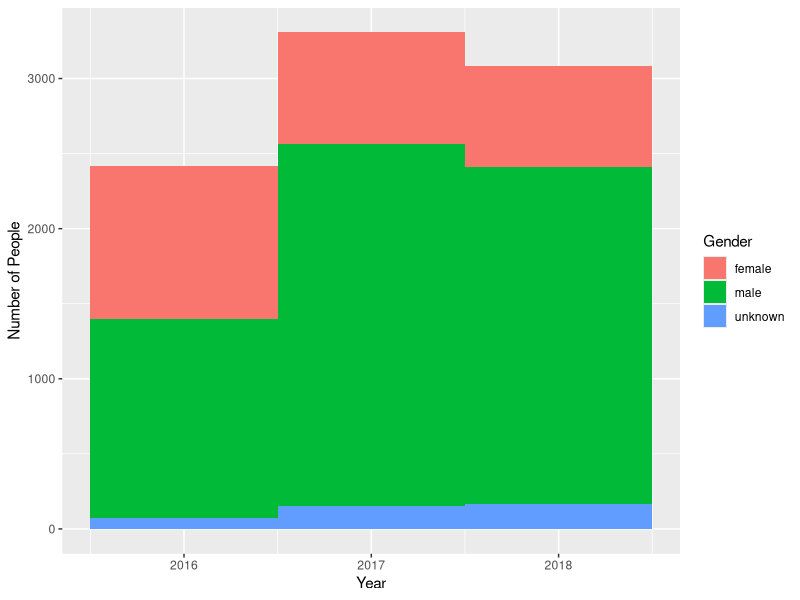
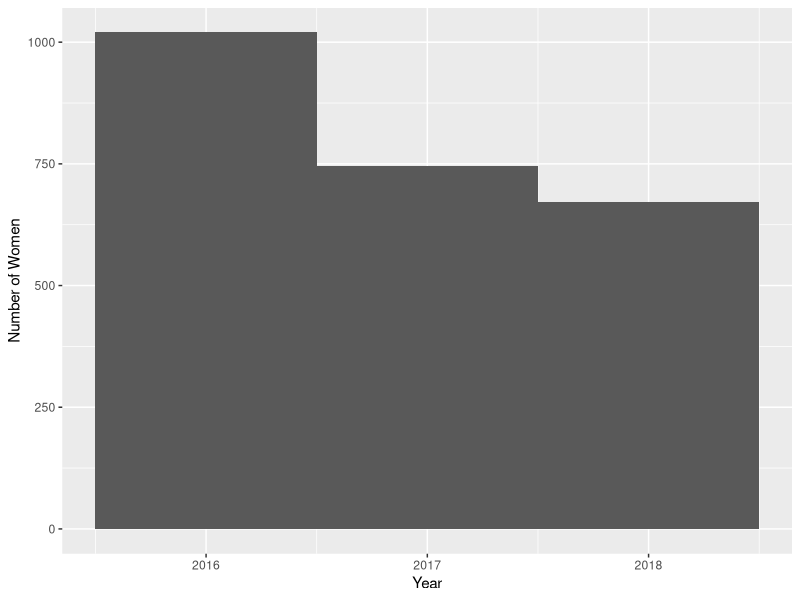
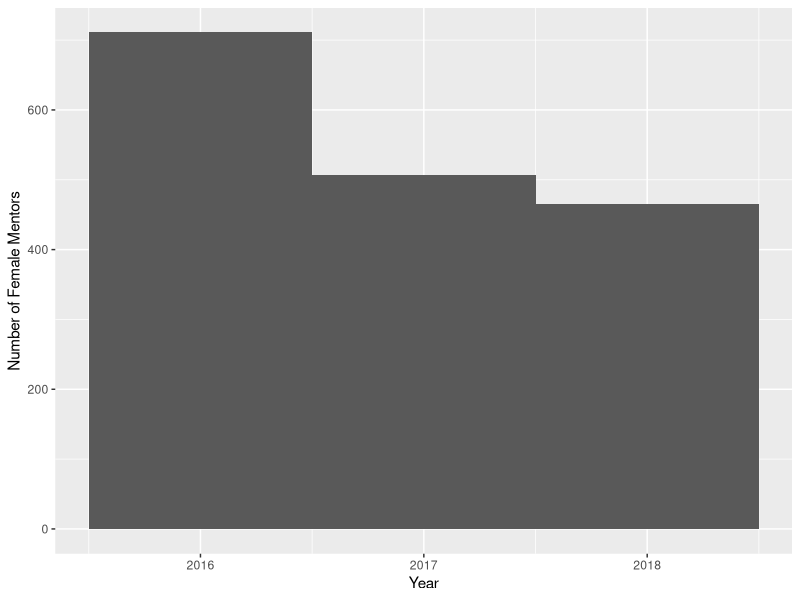
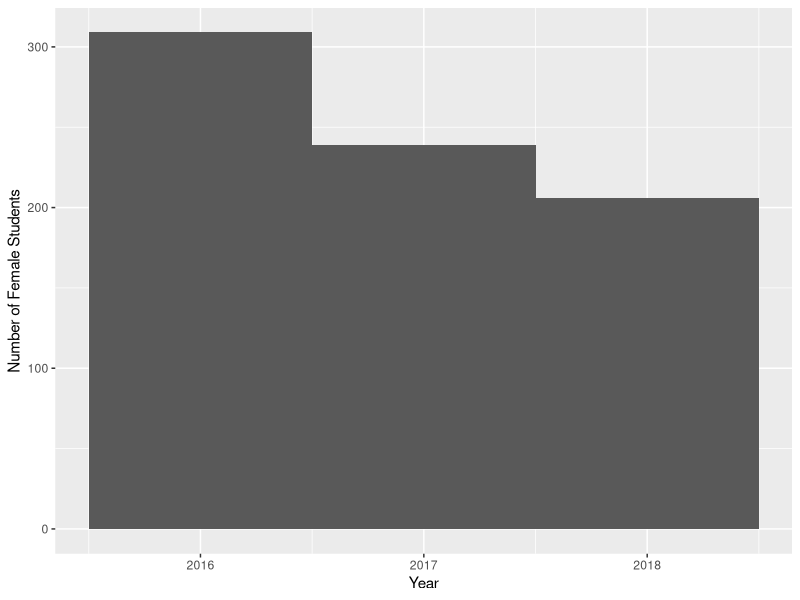
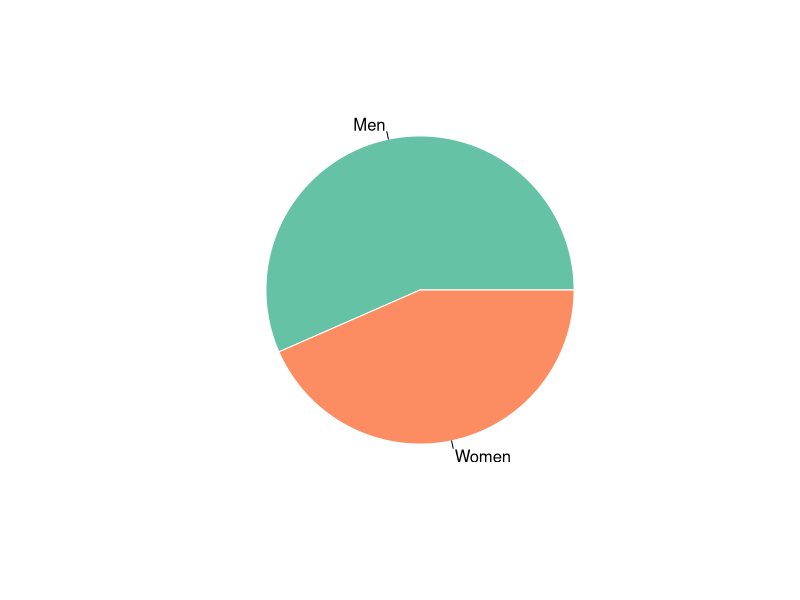
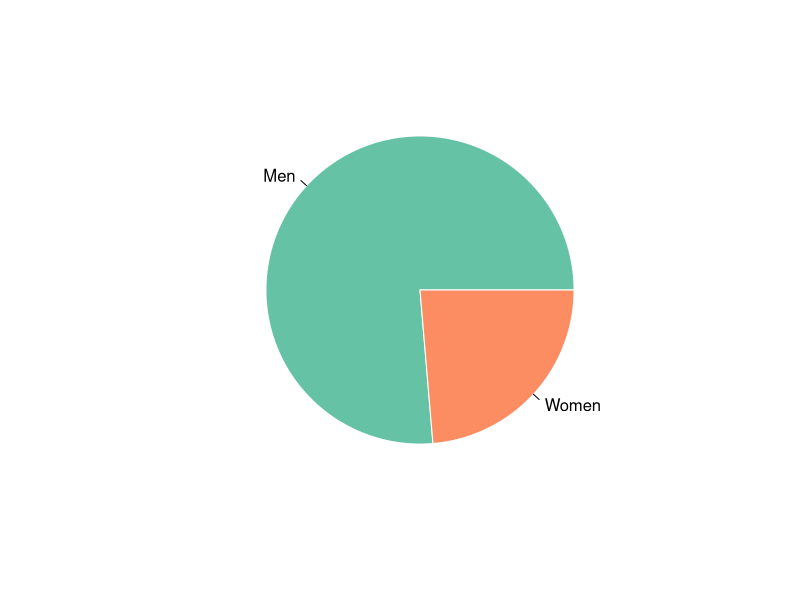
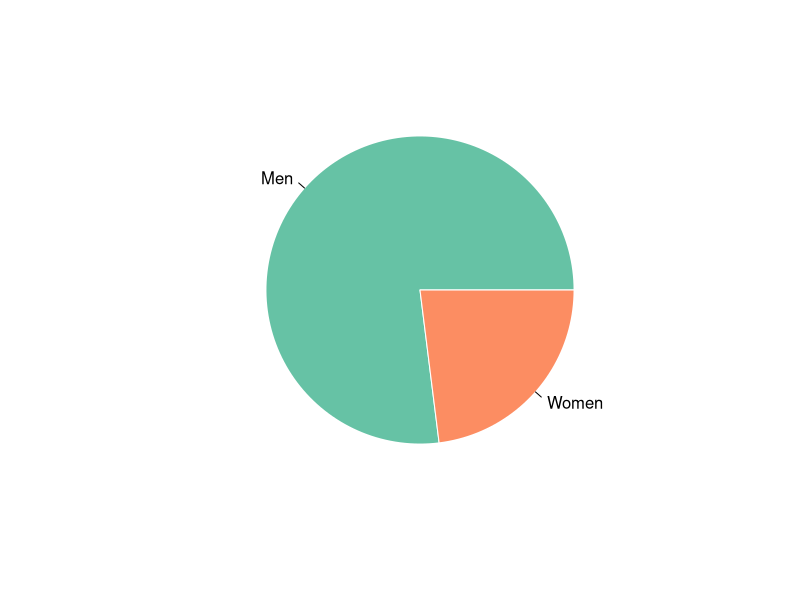
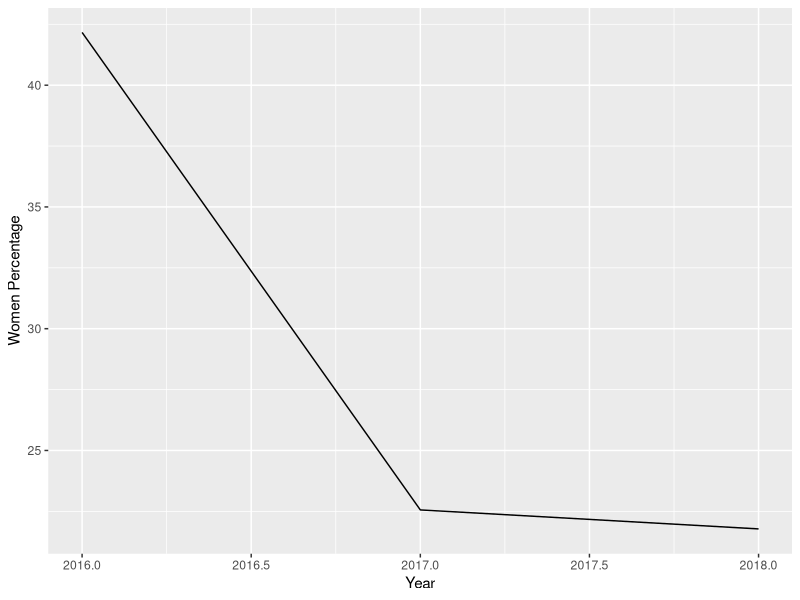

These charts were generated, in order, by the following R code:
## ---- chunk 1
knitr::opts_chunk$set(echo = TRUE)
library(dplyr)
library(ggplot2)
library(RColorBrewer)
## ---- chunk 2
gsoc_data <- read.csv(file="gsoc_data.csv", header=TRUE, sep=",")
myPalette <- brewer.pal(5, "Set2") 

## ---- chunk 3
qplot(x = Year, fill = Gender, data = gsoc_data, binwidth = 1, xlab="Year", ylab="Number of People")

## ---- chunk 4
mulheres <- gsoc_data %>%
  filter(Gender == "female")
## ---- chunk 5
qplot(x = Year, data = mulheres, binwidth = 1, xlab="Year", ylab="Number of Women") 
## ---- chunk 6
mulheres <- gsoc_data %>%
  filter(Gender == "female" & Person.Type == "mentor")
## ---- chunk 7
qplot(x = Year, data = mulheres, binwidth = 1, xlab="Year", ylab="Number of Female Mentors")
## ---- chunk 8
mulheres <- gsoc_data %>%
  filter(Gender == "female" & Person.Type == "student")
## ---- chunk 9
qplot(x = Year, data = mulheres, binwidth = 1, xlab="Year", ylab="Number of Female Students")
## ---- chunk 10
pctMulheres1 = (nrow(gsoc_data %>% filter(Year == "2016" & Gender=="female")) / nrow(gsoc_data %>% filter(Year == "2016"))) * 100

pctMulheres1
## ---- chunk 11
pctHomens = (nrow(gsoc_data %>% filter(Year == "2016" & Gender=="male")) / nrow(gsoc_data %>% filter(Year == "2016"))) * 100

pctHomens
## ---- chunk 12
listavalores <- c(pctHomens, pctMulheres1)
listalabels <- c("Men", "Women")

pie(listavalores, listalabels, border="white", col=myPalette)
## ---- chunk 13
pctMulheres2 = (nrow(gsoc_data %>% filter(Year == "2017" & Gender=="female")) / nrow(gsoc_data %>% filter(Year == "2017"))) * 100

pctMulheres2
## ---- chunk 14
pctHomens = (nrow(gsoc_data %>% filter(Year == "2017" & Gender=="male")) / nrow(gsoc_data %>% filter(Year == "2017"))) * 100

pctHomens
## ---- chunk 15
listavalores <- c(pctHomens, pctMulheres2)
listalabels <- c("Men", "Women")

pie(listavalores, listalabels, border="white", col=myPalette)
## ---- chunk 16
pctMulheres3 = (nrow(gsoc_data %>% filter(Year == "2018" & Gender=="female")) / nrow(gsoc_data %>% filter(Year == "2018"))) * 100

pctMulheres3
## ---- chunk 17
pctHomens = (nrow(gsoc_data %>% filter(Year == "2018" & Gender=="male")) / nrow(gsoc_data %>% filter(Year == "2018"))) * 100

pctHomens
## ---- chunk 18
listavalores <- c(pctHomens, pctMulheres3)
listalabels <- c("Men", "Women")


pie(listavalores, listalabels, border="white", col=myPalette)
## ---- chunk 19
porcentagemMulheres <- c(pctMulheres1,pctMulheres2,pctMulheres3)
anos <- c(2016 , 2017, 2018)

porcentagemMulheresPorAno <- data.frame(porcentagemMulheres,anos)

qplot(x = anos, y = porcentagemMulheres, data = porcentagemMulheresPorAno, geom = "line", xlab="Year", ylab="Women Percentage")
